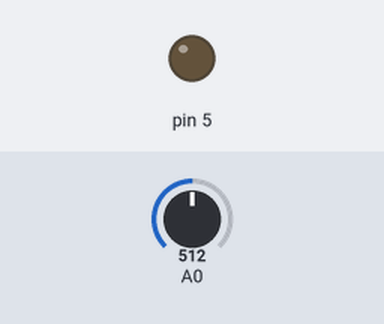
This sketch was run on a simulated Arduino Uno, built with avr-gcc and run on an emulated ATmega328P. On the bench: output pins drawn as LEDs (lit = HIGH). The inputs (shaded band) are chosen by the test bench; at power-on: A0 = 512.

Above: at 1.2 s.
1.3 s: A0 set to 17
2.8 s: A0 set to 13
At 4.0 s:
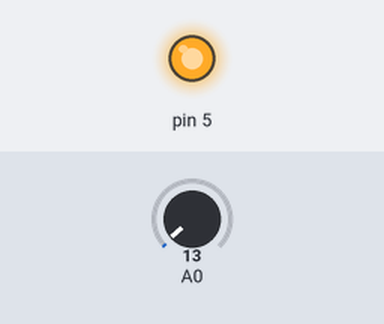
4.3 s: A0 set to 122
At 5.3 s:
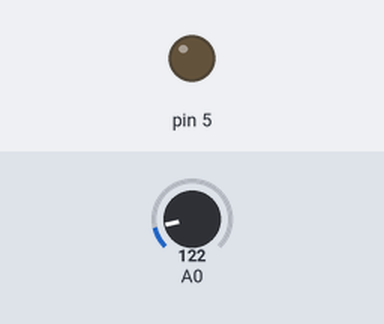
5.8 s: A0 set to 5
At 6.5 s:
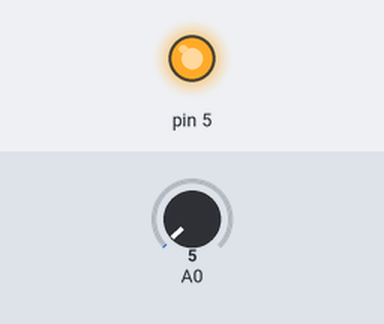
Timing chart, 0 to 8.3 s (numbered marks = the images above; inputs shaded):
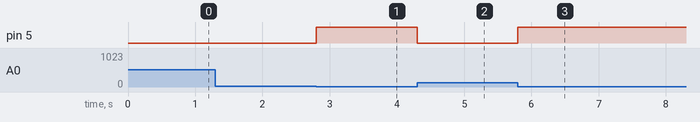

The sketch:

photoresistor.ino
```cpp
void setup() {
  pinMode(5, OUTPUT);
}


void loop() {
  int value = analogRead(A0);

  if (value > 15) {
      digitalWrite(5, LOW);
  }

  if (value < 15) {
      digitalWrite(5, HIGH);
    }
}
```

Measured:
- the behaviour switches between 15 and 14 on A0 (found by bisection; images 0 and 1)
- after the input at 1.3 s, every drawn part: stays the same
- after the input at 2.8 s, pin 5: LOW → HIGH at once
- after the input at 4.3 s, pin 5: HIGH → LOW at once
- after the input at 5.8 s, pin 5: LOW → HIGH at once
